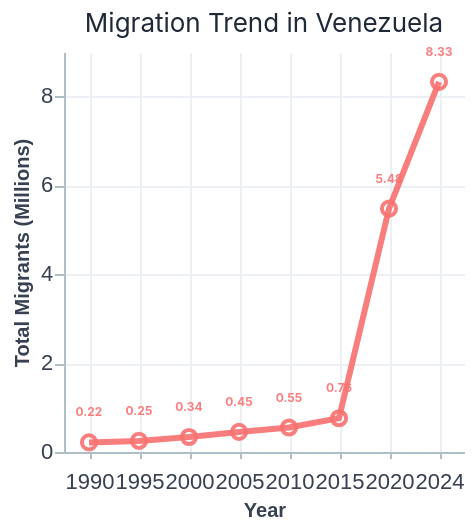

Notebook source saved alongside this figure:
### Code cell
def migration_trend_venezuela(df):
    """
    Line chart showing total migration trend in Latin America and the Caribbean
    with clearly visible data labels.
    """
    df= df.filter(pl.col("origin")=="Venezuela")
 
    line = alt.Chart(df).mark_line(
        color="#f87171", 
        strokeWidth=3).encode(
        x=alt.X("year:N", title="Year"),
        y=alt.Y("sum(total_migrants):Q", title="Total Migrants (Millions)"))

    points = alt.Chart(df).mark_point(
        color="#f87171", 
        size=50).encode(
        x="year:N",
        y="sum(total_migrants):Q")

    text = alt.Chart(df).mark_text(
        fontSize=6,
        fontWeight="bold",
        color="#f87171",
        dy=-15,              
        align="center").encode(
        x="year:N",
        y="sum(total_migrants):Q",
        text=alt.Text("sum(total_migrants):Q", format=".2f"))

    chart = (
        (line + points + text)
        .properties(
            width=200,
            height=200,
            background="transparent",
            title=alt.TitleParams(
                text="Migration Trend in Venezuela",
                anchor="middle")))

    return chart

save_chart(migration_trend_venezuela(migrants_grouped), "migration_trend_venezuela_labels")
migration_trend_venezuela(migrants_grouped)

### Figure 1 — Vega-Lite specification as saved in the notebook (floating-point values rounded to 4 significant figures)
{"config": {"title": {"fontSize": 13, "fontWeight": "normal", "anchor": "middle", "color": "#1F2937", "font": "Inter, Helvetica, Arial, sans-serif", "subtitleFontSize": 12, "subtitleColor": "#4B5563", "subtitleFont": "Inter, Helvetica, Arial, sans-serif", "subtitlePadding": 2, "subtitleLineHeight": 15}, "text": {"fontSize": 11, "fontWeight": "normal", "font": "Inter, Helvetica, Arial, sans-serif", "color": "#1F2937", "align": "center", "baseline": "middle"}, "axis": {"labelFontSize": 11, "titleFontSize": 10, "grid": true, "gridColor": "#ECEFF4", "domainColor": "#B0BEC5", "tickColor": "#B0BEC5", "labelColor": "#374151", "titleColor": "#374151", "labelAlign": "center", "titleAlign": "center", "labelPadding": 4}, "axisX": {"labelAngle": 0, "labelAlign": "center", "labelBaseline": "top", "labelPadding": 6, "tickSize": 3}, "legend": {"titleFontSize": 11, "labelFontSize": 10, "cornerRadius": 6, "orient": "top", "direction": "horizontal", "titleAnchor": "middle", "labelAlign": "center", "titleAlign": "center", "padding": 4, "symbolSize": 90, "symbolType": "square", "symbolStrokeWidth": 0.3, "titleColor": "#1F2937", "labelColor": "#374151", "columns": 3, "columnPadding": 10, "symbolLimit": 200}, "view": {"stroke": null, "fill": "transparent"}, "geoshape": {"fill": "#f9f9f9", "stroke": "#cccccc", "strokeWidth": 0.4}, "range": {"category": {"scheme": "tableau10"}, "heatmap": {"scheme": "blues"}, "diverging": {"scheme": "redblue"}, "ramp": {"scheme": "blues"}}, "mark": {"opacity": 0.9}}, "layer": [{"mark": {"type": "line", "color": "#f87171", "strokeWidth": 3}, "encoding": {"x": {"field": "year", "title": "Year", "type": "nominal"}, "y": {"aggregate": "sum", "field": "total_migrants", "title": "Total Migrants (Millions)", "type": "quantitative"}}}, {"mark": {"type": "point", "color": "#f87171", "size": 50}, "encoding": {"x": {"field": "year", "type": "nominal"}, "y": {"aggregate": "sum", "field": "total_migrants", "type": "quantitative"}}}, {"mark": {"type": "text", "align": "center", "color": "#f87171", "dy": -15, "fontSize": 6, "fontWeight": "bold"}, "encoding": {"text": {"aggregate": "sum", "field": "total_migrants", "format": ".2f", "type": "quantitative"}, "x": {"field": "year", "type": "nominal"}, "y": {"aggregate": "sum", "field": "total_migrants", "type": "quantitative"}}}], "background": "transparent", "data": {"name": "data-6afece6c4377fabc8270fb1e6e7c5fc9"}, "height": 200, "title": {"text": "Migration Trend in Venezuela", "anchor": "middle"}, "width": 200, "$schema": "https://vega.github.io/schema/vega-lite/v5.8.0.json", "datasets": {"data-6afece6c4377fabc8270fb1e6e7c5fc9": [{"origin": "Venezuela", "M49": 862, "alpha-2": "VE", "alpha-3": "VEN", "region": "Americas", "sub-region": "Latin America and the Caribbean", "intermediate-region": "South America", "year": 1990, "total_migrants": 0.2162, "female_migrants": 0.1125, "male_migrants": 0.1037, "pct_female_migrants": 52.04, "pct_male_migrants": 47.96, "remittance_inflows": 0.0, "gdp_per_capita": 2452.0, "total_population": 19.83, "Gini_index": 0.0, "homicides_per_100k_population": null, "exposure_to_droughts": 0.0, "climate_risk_index": null, "migration_rate": 1.09, "weighted_avg_dest_gdp": null}, {"origin": "Venezuela", "M49": 862, "alpha-2": "VE", "alpha-3": "VEN", "region": "Americas", "sub-region": "Latin America and the Caribbean", "intermediate-region": "South America", "year": 1995, "total_migrants": 0.2488, "female_migrants": 0.1257, "male_migrants": 0.1231, "pct_female_migrants": 50.52, "pct_male_migrants": 49.48, "remittance_inflows": 0.0, "gdp_per_capita": 3487.0, "total_population": 22.19, "Gini_index": 47.2, "homicides_per_100k_population": null, "exposure_to_droughts": 0.0, "climate_risk_index": null, "migration_rate": 1.121, "weighted_avg_dest_gdp": null}, {"origin": "Venezuela", "M49": 862, "alpha-2": "VE", "alpha-3": "VEN", "region": "Americas", "sub-region": "Latin America and the Caribbean", "intermediate-region": "South America", "year": 2000, "total_migrants": 0.3384, "female_migrants": 0.1843, "male_migrants": 0.1541, "pct_female_migrants": 54.46, "pct_male_migrants": 45.54, "remittance_inflows": null, "gdp_per_capita": 4776.0, "total_population": 24.53, "Gini_index": 0.0, "homicides_per_100k_population": 0.0, "exposure_to_droughts": null, "climate_risk_index": 0.0, "migration_rate": 1.38, "weighted_avg_dest_gdp": 0.0}, {"origin": "Venezuela", "M49": 862, "alpha-2": "VE", "alpha-3": "VEN", "region": "Americas", "sub-region": "Latin America and the Caribbean", "intermediate-region": "South America", "year": 2005, "total_migrants": 0.4514, "female_migrants": 0.2396, "male_migrants": 0.2118, "pct_female_migrants": 53.07, "pct_male_migrants": 46.93, "remittance_inflows": null, "gdp_per_capita": 5432.0, "total_population": 26.79, "Gini_index": null, "homicides_per_100k_population": null, "exposure_to_droughts": null, "climate_risk_index": null, "migration_rate": 1.685, "weighted_avg_dest_gdp": null}, {"origin": "Venezuela", "M49": 862, "alpha-2": "VE", "alpha-3": "VEN", "region": "Americas", "sub-region": "Latin America and the Caribbean", "intermediate-region": "South America", "year": 2010, "total_migrants": 0.5509, "female_migrants": 0.2958, "male_migrants": 0.2551, "pct_female_migrants": 53.69, "pct_male_migrants": 46.31, "remittance_inflows": null, "gdp_per_capita": 13650.0, "total_population": 28.81, "Gini_index": 0.0, "homicides_per_100k_population": null, "exposure_to_droughts": null, "climate_risk_index": null, "migration_rate": 1.912, "weighted_avg_dest_gdp": null}, {"origin": "Venezuela", "M49": 862, "alpha-2": "VE", "alpha-3": "VEN", "region": "Americas", "sub-region": "Latin America and the Caribbean", "intermediate-region": "South America", "year": 2015, "total_migrants": 0.7602, "female_migrants": 0.4026, "male_migrants": 0.3576, "pct_female_migrants": 52.96, "pct_male_migrants": 47.04, "remittance_inflows": 161.0, "gdp_per_capita": 0.0, "total_population": 30.57, "Gini_index": null, "homicides_per_100k_population": null, "exposure_to_droughts": null, "climate_risk_index": null, "migration_rate": 2.486, "weighted_avg_dest_gdp": null}, {"origin": "Venezuela", "M49": 862, "alpha-2": "VE", "alpha-3": "VEN", "region": "Americas", "sub-region": "Latin America and the Caribbean", "intermediate-region": "South America", "year": 2020, "total_migrants": 5.477, "female_migrants": 2.801, "male_migrants": 2.676, "pct_female_migrants": 51.14, "pct_male_migrants": 48.86, "remittance_inflows": 0.0, "gdp_per_capita": 0.0, "total_population": 28.44, "Gini_index": 0.0, "homicides_per_100k_population": null, "exposure_to_droughts": null, "climate_risk_index": null, "migration_rate": 19.26, "weighted_avg_dest_gdp": null}, {"origin": "Venezuela", "M49": 862, "alpha-2": "VE", "alpha-3": "VEN", "region": "Americas", "sub-region": "Latin America and the Caribbean", "intermediate-region": "South America", "year": 2024, "total_migrants": 8.329, "female_migrants": 4.291, "male_migrants": 4.038, "pct_female_migrants": 51.52, "pct_male_migrants": 48.48, "remittance_inflows": 0.0, "gdp_per_capita": 0.0, "total_population": 28.41, "Gini_index": null, "homicides_per_100k_population": null, "exposure_to_droughts": null, "climate_risk_index": null, "migration_rate": 29.32, "weighted_avg_dest_gdp": null}]}}
